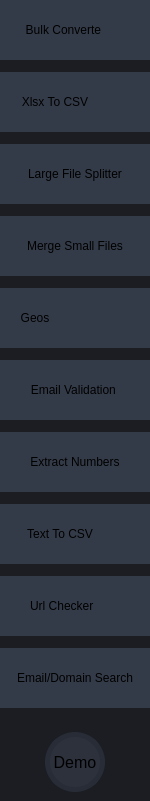
           <widget class="QFrame" name="frame_left_menu">
            <property name="sizePolicy">
             <sizepolicy hsizetype="Preferred" vsizetype="Preferred">
              <horstretch>0</horstretch>
              <verstretch>0</verstretch>
             </sizepolicy>
            </property>
            <property name="minimumSize">
             <size>
              <width>150</width>
              <height>500</height>
             </size>
            </property>
            <property name="maximumSize">
             <size>
              <width>0</width>
              <height>16777215</height>
             </size>
            </property>
            <property name="layoutDirection">
             <enum>Qt::LeftToRight</enum>
            </property>
            <property name="styleSheet">
             <string notr="true">background-color: rgb(27, 29, 35);</string>
            </property>
            <property name="frameShape">
             <enum>QFrame::NoFrame</enum>
            </property>
            <property name="frameShadow">
             <enum>QFrame::Raised</enum>
            </property>
            <layout class="QVBoxLayout" name="verticalLayout_5">
             <property name="leftMargin">
              <number>0</number>
             </property>
             <property name="topMargin">
              <number>0</number>
             </property>
             <property name="rightMargin">
              <number>0</number>
             </property>
             <property name="bottomMargin">
              <number>0</number>
             </property>
             <item>
              <widget class="QFrame" name="frame_menus">
               <property name="minimumSize">
                <size>
                 <width>150</width>
                 <height>500</height>
                </size>
               </property>
               <property name="maximumSize">
                <size>
                 <width>150</width>
                 <height>16777215</height>
                </size>
               </property>
               <property name="layoutDirection">
                <enum>Qt::LeftToRight</enum>
               </property>
               <property name="frameShape">
                <enum>QFrame::NoFrame</enum>
               </property>
               <property name="frameShadow">
                <enum>QFrame::Raised</enum>
               </property>
               <layout class="QVBoxLayout" name="verticalLayout_13">
                <property name="spacing">
                 <number>12</number>
                </property>
                <property name="leftMargin">
                 <number>0</number>
                </property>
                <property name="topMargin">
                 <number>0</number>
                </property>
                <item>
                 <widget class="QPushButton" name="BtnBulkConverter">
                  <property name="minimumSize">
                   <size>
                    <width>150</width>
                    <height>60</height>
                   </size>
                  </property>
                  <property name="maximumSize">
                   <size>
                    <width>150</width>
                    <height>60</height>
                   </size>
                  </property>
                  <property name="font">
                   <font>
                    <family>Segoe UI</family>
                    <pointsize>9</pointsize>
                   </font>
                  </property>
                  <property name="layoutDirection">
                   <enum>Qt::LeftToRight</enum>
                  </property>
                  <property name="styleSheet">
                   <string notr="true">QPushButton {
	border: 2px solid rgb(52, 59, 72);
	/*border-radius: 5px;	*/
	background-color: rgb(52, 59, 72);
}
QPushButton:hover {
	background-color: rgb(57, 65, 80);
	border: 2px solid rgb(61, 70, 86);
}
QPushButton:pressed {	
	background-color: rgb(35, 40, 49);
	border: 2px solid rgb(43, 50, 61);
}</string>
                  </property>
                  <property name="text">
                   <string>Bulk Converte       </string>
                  </property>
                  <property name="icon">
                   <iconset resource="files.qrc">
                    <normaloff>:/20x20/icons/20x20/cil-lightbulb.png</normaloff>:/20x20/icons/20x20/cil-lightbulb.png</iconset>
                  </property>
                  <property name="iconSize">
                   <size>
                    <width>20</width>
                    <height>20</height>
                   </size>
                  </property>
                 </widget>
                </item>
                <item>
                 <widget class="QPushButton" name="BtnXlsxToCSV">
                  <property name="minimumSize">
                   <size>
                    <width>150</width>
                    <height>60</height>
                   </size>
                  </property>
                  <property name="maximumSize">
                   <size>
                    <width>150</width>
                    <height>60</height>
                   </size>
                  </property>
                  <property name="font">
                   <font>
                    <family>Segoe UI</family>
                    <pointsize>9</pointsize>
                   </font>
                  </property>
                  <property name="layoutDirection">
                   <enum>Qt::LeftToRight</enum>
                  </property>
                  <property name="styleSheet">
                   <string notr="true">QPushButton {
	border: 2px solid rgb(52, 59, 72);
	/*border-radius: 5px;	*/
	background-color: rgb(52, 59, 72);
}
QPushButton:hover {
	background-color: rgb(57, 65, 80);
	border: 2px solid rgb(61, 70, 86);
}
QPushButton:pressed {	
	background-color: rgb(35, 40, 49);
	border: 2px solid rgb(43, 50, 61);
}</string>
                  </property>
                  <property name="text">
                   <string>Xlsx To CSV            </string>
                  </property>
                  <property name="icon">
                   <iconset resource="files.qrc">
                    <normaloff>:/20x20/icons/20x20/cil-lightbulb.png</normaloff>:/20x20/icons/20x20/cil-lightbulb.png</iconset>
                  </property>
                  <property name="iconSize">
                   <size>
                    <width>20</width>
                    <height>20</height>
                   </size>
                  </property>
                 </widget>
                </item>
                <item>
                 <widget class="QPushButton" name="BtnLargeFileSplitter">
                  <property name="minimumSize">
                   <size>
                    <width>150</width>
                    <height>60</height>
                   </size>
                  </property>
                  <property name="maximumSize">
                   <size>
                    <width>150</width>
                    <height>60</height>
                   </size>
                  </property>
                  <property name="font">
                   <font>
                    <family>Segoe UI</family>
                    <pointsize>9</pointsize>
                   </font>
                  </property>
                  <property name="styleSheet">
                   <string notr="true">QPushButton {
	border: 2px solid rgb(52, 59, 72);
	/*border-radius: 5px;	*/
	background-color: rgb(52, 59, 72);
}
QPushButton:hover {
	background-color: rgb(57, 65, 80);
	border: 2px solid rgb(61, 70, 86);
}
QPushButton:pressed {	
	background-color: rgb(35, 40, 49);
	border: 2px solid rgb(43, 50, 61);
}</string>
                  </property>
                  <property name="text">
                   <string>Large File Splitter</string>
                  </property>
                  <property name="icon">
                   <iconset resource="files.qrc">
                    <normaloff>:/20x20/icons/20x20/cil-lightbulb.png</normaloff>:/20x20/icons/20x20/cil-lightbulb.png</iconset>
                  </property>
                  <property name="iconSize">
                   <size>
                    <width>20</width>
                    <height>20</height>
                   </size>
                  </property>
                 </widget>
                </item>
                <item>
                 <widget class="QPushButton" name="BtnMergeSmallFiles">
                  <property name="minimumSize">
                   <size>
                    <width>150</width>
                    <height>60</height>
                   </size>
                  </property>
                  <property name="maximumSize">
                   <size>
                    <width>150</width>
                    <height>60</height>
                   </size>
                  </property>
                  <property name="font">
                   <font>
                    <family>Segoe UI</family>
                    <pointsize>9</pointsize>
                   </font>
                  </property>
                  <property name="styleSheet">
                   <string notr="true">QPushButton {
	border: 2px solid rgb(52, 59, 72);
	/*border-radius: 5px;	*/
	background-color: rgb(52, 59, 72);
}
QPushButton:hover {
	background-color: rgb(57, 65, 80);
	border: 2px solid rgb(61, 70, 86);
}
QPushButton:pressed {	
	background-color: rgb(35, 40, 49);
	border: 2px solid rgb(43, 50, 61);
}</string>
                  </property>
                  <property name="text">
                   <string>Merge Small Files</string>
                  </property>
                  <property name="icon">
                   <iconset>
                    <normaloff>icons/24x24/cil-lightbulb.png</normaloff>icons/24x24/cil-lightbulb.png</iconset>
                  </property>
                  <property name="iconSize">
                   <size>
                    <width>20</width>
                    <height>20</height>
                   </size>
                  </property>
                 </widget>
                </item>
                <item>
                 <widget class="QPushButton" name="BtnGeos">
                  <property name="minimumSize">
                   <size>
                    <width>150</width>
                    <height>60</height>
                   </size>
                  </property>
                  <property name="maximumSize">
                   <size>
                    <width>150</width>
                    <height>60</height>
                   </size>
                  </property>
                  <property name="font">
                   <font>
                    <family>Segoe UI</family>
                    <pointsize>9</pointsize>
                   </font>
                  </property>
                  <property name="styleSheet">
                   <string notr="true">QPushButton {
	border: 2px solid rgb(52, 59, 72);
	/*border-radius: 5px;	*/
	background-color: rgb(52, 59, 72);
}
QPushButton:hover {
	background-color: rgb(57, 65, 80);
	border: 2px solid rgb(61, 70, 86);
}
QPushButton:pressed {	
	background-color: rgb(35, 40, 49);
	border: 2px solid rgb(43, 50, 61);
}</string>
                  </property>
                  <property name="text">
                   <string>Geos                        </string>
                  </property>
                  <property name="icon">
                   <iconset>
                    <normaloff>icons/24x24/cil-lightbulb.png</normaloff>icons/24x24/cil-lightbulb.png</iconset>
                  </property>
                  <property name="iconSize">
                   <size>
                    <width>20</width>
                    <height>20</height>
                   </size>
                  </property>
                 </widget>
                </item>
                <item>
                 <widget class="QPushButton" name="BtnEmailValidation">
                  <property name="minimumSize">
                   <size>
                    <width>150</width>
                    <height>60</height>
                   </size>
                  </property>
                  <property name="maximumSize">
                   <size>
                    <width>150</width>
                    <height>60</height>
                   </size>
                  </property>
                  <property name="font">
                   <font>
                    <family>Segoe UI</family>
                    <pointsize>9</pointsize>
                   </font>
                  </property>
                  <property name="styleSheet">
                   <string notr="true">QPushButton {
	border: 2px solid rgb(52, 59, 72);
	/*border-radius: 5px;	*/
	background-color: rgb(52, 59, 72);
}
QPushButton:hover {
	background-color: rgb(57, 65, 80);
	border: 2px solid rgb(61, 70, 86);
}
QPushButton:pressed {	
	background-color: rgb(35, 40, 49);
	border: 2px solid rgb(43, 50, 61);
}</string>
                  </property>
                  <property name="text">
                   <string>Email Validation </string>
                  </property>
                  <property name="icon">
                   <iconset>
                    <normaloff>icons/24x24/cil-lightbulb.png</normaloff>icons/24x24/cil-lightbulb.png</iconset>
                  </property>
                  <property name="iconSize">
                   <size>
                    <width>20</width>
                    <height>20</height>
                   </size>
                  </property>
                 </widget>
                </item>
                <item>
                 <widget class="QPushButton" name="BtnExtractNumbers">
                  <property name="minimumSize">
                   <size>
                    <width>150</width>
                    <height>60</height>
                   </size>
                  </property>
                  <property name="maximumSize">
                   <size>
                    <width>150</width>
                    <height>60</height>
                   </size>
                  </property>
                  <property name="font">
                   <font>
                    <family>Segoe UI</family>
                    <pointsize>9</pointsize>
                   </font>
                  </property>
                  <property name="styleSheet">
                   <string notr="true">QPushButton {
	border: 2px solid rgb(52, 59, 72);
	/*border-radius: 5px;	*/
	background-color: rgb(52, 59, 72);
}
QPushButton:hover {
	background-color: rgb(57, 65, 80);
	border: 2px solid rgb(61, 70, 86);
}
QPushButton:pressed {	
	background-color: rgb(35, 40, 49);
	border: 2px solid rgb(43, 50, 61);
}</string>
                  </property>
                  <property name="text">
                   <string>Extract Numbers</string>
                  </property>
                  <property name="icon">
                   <iconset>
                    <normaloff>icons/24x24/cil-lightbulb.png</normaloff>icons/24x24/cil-lightbulb.png</iconset>
                  </property>
                  <property name="iconSize">
                   <size>
                    <width>20</width>
                    <height>20</height>
                   </size>
                  </property>
                 </widget>
                </item>
                <item>
                 <widget class="QPushButton" name="BtnTextToCsv">
                  <property name="minimumSize">
                   <size>
                    <width>150</width>
                    <height>60</height>
                   </size>
                  </property>
                  <property name="maximumSize">
                   <size>
                    <width>150</width>
                    <height>60</height>
                   </size>
                  </property>
                  <property name="font">
                   <font>
                    <family>Segoe UI</family>
                    <pointsize>9</pointsize>
                   </font>
                  </property>
                  <property name="styleSheet">
                   <string notr="true">QPushButton {
	border: 2px solid rgb(52, 59, 72);
	/*border-radius: 5px;	*/
	background-color: rgb(52, 59, 72);
}
QPushButton:hover {
	background-color: rgb(57, 65, 80);
	border: 2px solid rgb(61, 70, 86);
}
QPushButton:pressed {	
	background-color: rgb(35, 40, 49);
	border: 2px solid rgb(43, 50, 61);
}</string>
                  </property>
                  <property name="text">
                   <string>Text To CSV         </string>
                  </property>
                  <property name="icon">
                   <iconset>
                    <normaloff>icons/24x24/cil-lightbulb.png</normaloff>icons/24x24/cil-lightbulb.png</iconset>
                  </property>
                  <property name="iconSize">
                   <size>
                    <width>20</width>
                    <height>20</height>
                   </size>
                  </property>
                 </widget>
                </item>
                <item>
                 <widget class="QPushButton" name="BtnUrlChecker">
                  <property name="minimumSize">
                   <size>
                    <width>150</width>
                    <height>60</height>
                   </size>
                  </property>
                  <property name="maximumSize">
                   <size>
                    <width>150</width>
                    <height>60</height>
                   </size>
                  </property>
                  <property name="font">
                   <font>
                    <family>Segoe UI</family>
                    <pointsize>9</pointsize>
                   </font>
                  </property>
                  <property name="styleSheet">
                   <string notr="true">QPushButton {
	border: 2px solid rgb(52, 59, 72);
	/*border-radius: 5px;	*/
	background-color: rgb(52, 59, 72);
}
QPushButton:hover {
	background-color: rgb(57, 65, 80);
	border: 2px solid rgb(61, 70, 86);
}
QPushButton:pressed {	
	background-color: rgb(35, 40, 49);
	border: 2px solid rgb(43, 50, 61);
}</string>
                  </property>
                  <property name="text">
                   <string>Url Checker        </string>
                  </property>
                  <property name="icon">
                   <iconset>
                    <normaloff>icons/24x24/cil-lightbulb.png</normaloff>icons/24x24/cil-lightbulb.png</iconset>
                  </property>
                  <property name="iconSize">
                   <size>
                    <width>20</width>
                    <height>20</height>
                   </size>
                  </property>
                 </widget>
                </item>
                <item>
                 <widget class="QPushButton" name="BtnEmailDomainSearch">
                  <property name="minimumSize">
                   <size>
                    <width>150</width>
                    <height>60</height>
                   </size>
                  </property>
                  <property name="maximumSize">
                   <size>
                    <width>150</width>
                    <height>60</height>
                   </size>
                  </property>
                  <property name="font">
                   <font>
                    <family>Segoe UI</family>
                    <pointsize>9</pointsize>
                   </font>
                  </property>
                  <property name="styleSheet">
                   <string notr="true">QPushButton {
	border: 2px solid rgb(52, 59, 72);
	/*border-radius: 5px;	*/
	background-color: rgb(52, 59, 72);
}
QPushButton:hover {
	background-color: rgb(57, 65, 80);
	border: 2px solid rgb(61, 70, 86);
}
QPushButton:pressed {	
	background-color: rgb(35, 40, 49);
	border: 2px solid rgb(43, 50, 61);
}</string>
                  </property>
                  <property name="text">
                   <string>Email/Domain Search</string>
                  </property>
                  <property name="icon">
                   <iconset>
                    <normaloff>icons/24x24/cil-lightbulb.png</normaloff>icons/24x24/cil-lightbulb.png</iconset>
                  </property>
                  <property name="iconSize">
                   <size>
                    <width>20</width>
                    <height>20</height>
                   </size>
                  </property>
                 </widget>
                </item>
               </layout>
              </widget>
             </item>
             <item>
              <widget class="QFrame" name="frame_90">
               <property name="frameShape">
                <enum>QFrame::NoFrame</enum>
               </property>
               <property name="frameShadow">
                <enum>QFrame::Raised</enum>
               </property>
               <layout class="QHBoxLayout" name="horizontalLayout_42">
                <item>
                 <widget class="QLabel" name="label_user_icon_2">
                  <property name="sizePolicy">
                   <sizepolicy hsizetype="Maximum" vsizetype="Maximum">
                    <horstretch>0</horstretch>
                    <verstretch>0</verstretch>
                   </sizepolicy>
                  </property>
                  <property name="minimumSize">
                   <size>
                    <width>60</width>
                    <height>60</height>
                   </size>
                  </property>
                  <property name="maximumSize">
                   <size>
                    <width>60</width>
                    <height>60</height>
                   </size>
                  </property>
                  <property name="font">
                   <font>
                    <family>Segoe UI</family>
                    <pointsize>12</pointsize>
                   </font>
                  </property>
                  <property name="layoutDirection">
                   <enum>Qt::LeftToRight</enum>
                  </property>
                  <property name="styleSheet">
                   <string notr="true">QLabel {
	border-radius: 30px;
	background-color: rgb(44, 49, 60);
	border: 5px solid rgb(39, 44, 54);
	background-position: center;
	background-repeat: no-repeat;
}</string>
                  </property>
                  <property name="text">
                   <string>Demo</string>
                  </property>
                  <property name="alignment">
                   <set>Qt::AlignCenter</set>
                  </property>
                 </widget>
                </item>
               </layout>
              </widget>
             </item>
            </layout>
           </widget>
